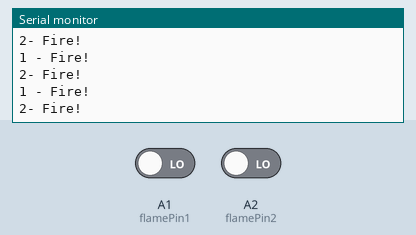
Bench run of a sketch on a simulated Arduino Uno, built with avr-gcc and run on an emulated ATmega328P. On the bench: the last lines printed to the serial monitor. Inputs (shaded band) come from the test bench; at power-on: A1 (flamePin1) LOW, A2 (flamePin2) LOW.

Above: at 1.2 s.
1.3 s: A1 (flamePin1) driven HIGH
At 2.2 s:
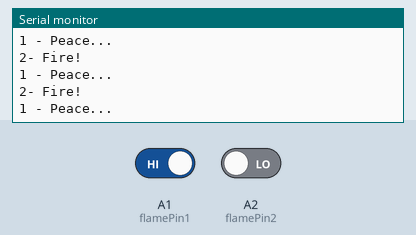
2.9 s: A2 (flamePin2) driven HIGH
4.4 s: A2 (flamePin2) driven LOW
At 5.3 s:
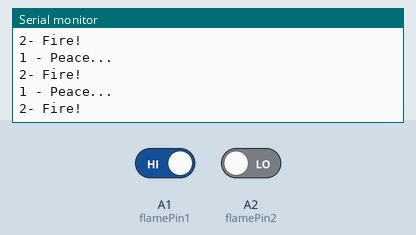
7.4 s: A1 (flamePin1) driven LOW
At 8.4 s:
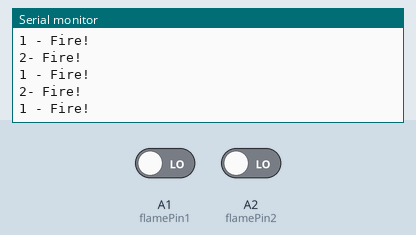
10.4 s: A2 (flamePin2) driven HIGH
At 11.5 s:
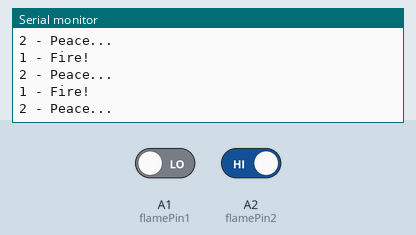

The sketch:

FlameSensor.ino
```cpp
#define  flamePin1  A1 // задаем имя для порта A1
#define  flamePin2  A2 // задаем имя для порта A2

int  flame1, flame2;

void setup()
{
   Serial.begin(9600);
   pinMode(flamePin1, INPUT);
   pinMode(flamePin2, INPUT);
}

void loop()
{

   flame1 = digitalRead(flamePin1);  // считываем данные с датчика
   if (flame1 == HIGH)
      Serial.println("1 - Peace...");
   else
      Serial.println("1 - Fire!");

  flame2 = digitalRead(flamePin2);  // считываем данные с датчика
   if (flame2 == HIGH)
      Serial.println("2 - Peace...");
   else
      Serial.println("2- Fire!");
}
```

Measured:
- after the input at 1.3 s, the serial monitor: prints a new line after 0.08 s (image 1)
- after the input at 7.4 s, the serial monitor: prints a new line after 0.08 s (image 3)
- after the input at 10.4 s, the serial monitor: prints a new line after 0.08 s (image 4)
